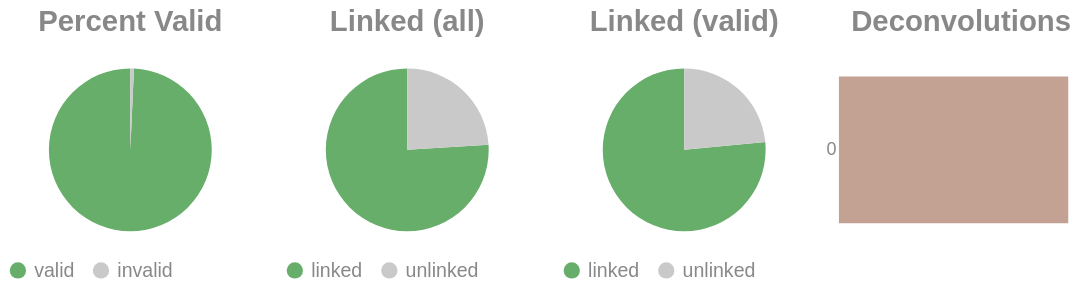

This figure's notebook cell:
### Code cell
if SKIPLR:
    pass
else:
    clash = Counter()
    for i in valids['molecule'].to_list():
        _mol = i.split("-")
        if len(_mol) == 1:
            clash.update('0')
        else:
            clash.update(_mol[-1])

    _d = {"deconvolutions": [], 'count': []}
    for k,v in clash.items():
        _d['deconvolutions'].append(k)
        _d['count'].append(v)

    tot_valid = valids['reads'].sum()
    mask = valids['reads'] >= 2
    n_linked_reads = valids.filter(mask)['reads'].sum()
    if n_linked_reads == 0:
        print_html("No linked molecules (>=2 reads) were detected; skipping linked-only distributions.")
        SKIPLR = True
    else:
        perc_valid = round(tot_valid / n_reads, 4)
        linked_perc_abs = round(n_linked_reads / n_reads, 4)
        linked_perc = round(n_linked_reads / tot_valid, 4)

    _valid = pl.DataFrame({"valids": ['valid', 'invalid'], "count": [tot_valid, n_reads - tot_valid]})
    _linked_abs = pl.DataFrame({"linked (absolute)": ['linked', 'unlinked'], "count": [n_linked_reads, n_reads - n_linked_reads]})
    _linked_rel = pl.DataFrame({"linked (valids)": ['linked', 'unlinked'], "count": [n_linked_reads, tot_valid - n_linked_reads]})

    (
        alt.hconcat(
            piechart(_valid, goodval = 'valid', title = "Percent Valid"),
            piechart(_linked_abs, goodval = "linked", title =  "Linked (all)"),
            piechart(_linked_rel, goodval = "linked", title =  "Linked (valid)"),
            convolutionbar(pl.DataFrame(_d), title = "Deconvolutions"),
            center = True,
            bounds = 'flush'
        )
        .resolve_scale(color='independent')
        .resolve_legend('independent')
        .properties(usermeta={'embedOptions': {"actions": False}})
    ).display()

### Figure 1 — Vega-Lite specification as saved in the notebook (floating-point values rounded to 4 significant figures)
{"width": "container", "height": 400, "config": {"title": {"anchor": "start", "dy": -15, "fontSize": 18, "color": "#888888", "subtitleColor": "#888888", "subtitleFontSize": 14}, "arc": {"fill": "#0072B2"}, "axis": {"domainColor": "#888888", "domainWidth": 0.5, "gridWidth": 0.2, "grid": false, "titleFontWeight": 400, "titleFontSize": 15, "labelFontSize": 11, "labelColor": "#888888", "tickColor": "#888888", "tickWidth": 0.2, "titleColor": "#888888"}, "axisBand": {"grid": false}, "axisX": {"grid": true, "tickSize": 10, "domainCap": "round"}, "axisY": {"domain": false, "grid": true, "tickSize": 0, "domainCap": "round"}, "background": "transparent", "header": {"labelFontSize": 15, "labelColor": "#888888", "titleFontSize": 15, "titleFontWeight": 600, "titleColor": "#888888"}, "legend": {"labelFont": "sans-serif", "labelFontSize": 12, "labelColor": "#888888", "symbolSize": 100, "symbolType": "circle", "titleFontSize": 12, "titlePadding": 10, "titleColor": "#888888", "title": null}, "range": {"category": ["#E69F00", "#56B4E9", "#009E73", "#F0E442", "#0072B2", "#D55E00", "#CC79A7", "#000000"], "diverging": ["#cfe8f3", "#a2d4ec", "#73bfe2", "#46abdb", "#1696d2", "#12719e"]}, "area": {"fill": "#0072B2", "fillOpacity": 0.7, "line": true, "strokeOpacity": 0.7}, "line": {"color": "#0072B2", "stroke": "#0072B2", "strokeWidth": 2}, "trail": {"color": "#0072B2", "stroke": "#0072B2", "strokeWidth": 0, "size": 1}, "point": {"filled": true, "fillOpacity": 1.0, "size": 95}, "text": {"color": "#888888", "fontSize": 11, "align": "right", "fontWeight": 400, "size": 11}, "bar": {"fill": "#0072B2", "stroke": null}, "view": {"stroke": null, "continuousWidth": 660, "continuousHeight": 400}}, "hconcat": [{"data": {"name": "data-585bba5bc829cc915dfac84bec5b8b92"}, "mark": {"type": "arc"}, "encoding": {"color": {"field": "valids", "legend": {"orient": "bottom", "title": null}, "scale": {"domain": ["valid", "invalid"], "range": ["#68ae6b", "#C9C9C9"]}, "title": "Valids", "type": "nominal"}, "theta": {"field": "count", "type": "quantitative"}, "tooltip": [{"field": "valids", "title": "Valids", "type": "ordinal"}, {"field": "percent", "format": ".2%", "title": "Percent", "type": "quantitative"}, {"field": "count", "title": "Count", "type": "quantitative"}]}, "height": 100, "title": {"text": "Percent Valid", "align": "center", "anchor": "middle"}, "transform": [{"calculate": "datum.count / 16450687", "as": "percent"}], "width": 150}, {"data": {"name": "data-3a348aaf412dc2e7f822a6898a2feb34"}, "mark": {"type": "arc"}, "encoding": {"color": {"field": "linked (absolute)", "legend": {"orient": "bottom", "title": null}, "scale": {"domain": ["linked", "unlinked"], "range": ["#68ae6b", "#C9C9C9"]}, "title": "Linked (Absolute)", "type": "nominal"}, "theta": {"field": "count", "type": "quantitative"}, "tooltip": [{"field": "linked (absolute)", "title": "Linked (Absolute)", "type": "ordinal"}, {"field": "percent", "format": ".2%", "title": "Percent", "type": "quantitative"}, {"field": "count", "title": "Count", "type": "quantitative"}]}, "height": 100, "title": {"text": "Linked (all)", "align": "center", "anchor": "middle"}, "transform": [{"calculate": "datum.count / 16450687", "as": "percent"}], "width": 150}, {"data": {"name": "data-3569e3b88bc5b784462d3ceff5d5437c"}, "mark": {"type": "arc"}, "encoding": {"color": {"field": "linked (valids)", "legend": {"orient": "bottom", "title": null}, "scale": {"domain": ["linked", "unlinked"], "range": ["#68ae6b", "#C9C9C9"]}, "title": "Linked (Valids)", "type": "nominal"}, "theta": {"field": "count", "type": "quantitative"}, "tooltip": [{"field": "linked (valids)", "title": "Linked (Valids)", "type": "ordinal"}, {"field": "percent", "format": ".2%", "title": "Percent", "type": "quantitative"}, {"field": "count", "title": "Count", "type": "quantitative"}]}, "height": 100, "title": {"text": "Linked (valid)", "align": "center", "anchor": "middle"}, "transform": [{"calculate": "datum.count / 16333211", "as": "percent"}], "width": 150}, {"data": {"name": "data-7c03ac1fc9a3810f96a0f700b471292f"}, "mark": {"type": "bar"}, "encoding": {"color": {"field": "deconvolutions", "legend": null, "scale": {"scheme": "lightgreyred"}, "type": "nominal"}, "tooltip": [{"field": "deconvolutions", "title": "Deconvolutions", "type": "ordinal"}, {"field": "percent", "format": ".2%", "title": "Percent", "type": "quantitative"}, {"field": "count", "title": "Count", "type": "quantitative"}], "x": {"axis": null, "field": "count", "type": "quantitative"}, "y": {"field": "deconvolutions", "sort": "ascending", "title": null, "type": "nominal"}}, "height": 100, "title": {"text": "Deconvolutions", "align": "center", "anchor": "middle"}, "transform": [{"calculate": "datum.count / 6569342", "as": "percent"}], "width": 150}], "bounds": "flush", "center": true, "resolve": {"legend": {"angle": "independent"}, "scale": {"color": "independent"}}, "usermeta": {"embedOptions": {"actions": false}}, "$schema": "https://vega.github.io/schema/vega-lite/v6.1.0.json", "datasets": {"data-585bba5bc829cc915dfac84bec5b8b92": [{"valids": "valid", "count": 16333211}, {"valids": "invalid", "count": 117476}], "data-3a348aaf412dc2e7f822a6898a2feb34": [{"linked (absolute)": "linked", "count": 12498705}, {"linked (absolute)": "unlinked", "count": 3951982}], "data-3569e3b88bc5b784462d3ceff5d5437c": [{"linked (valids)": "linked", "count": 12498705}, {"linked (valids)": "unlinked", "count": 3834506}], "data-7c03ac1fc9a3810f96a0f700b471292f": [{"deconvolutions": "0", "count": 6569342}]}}
